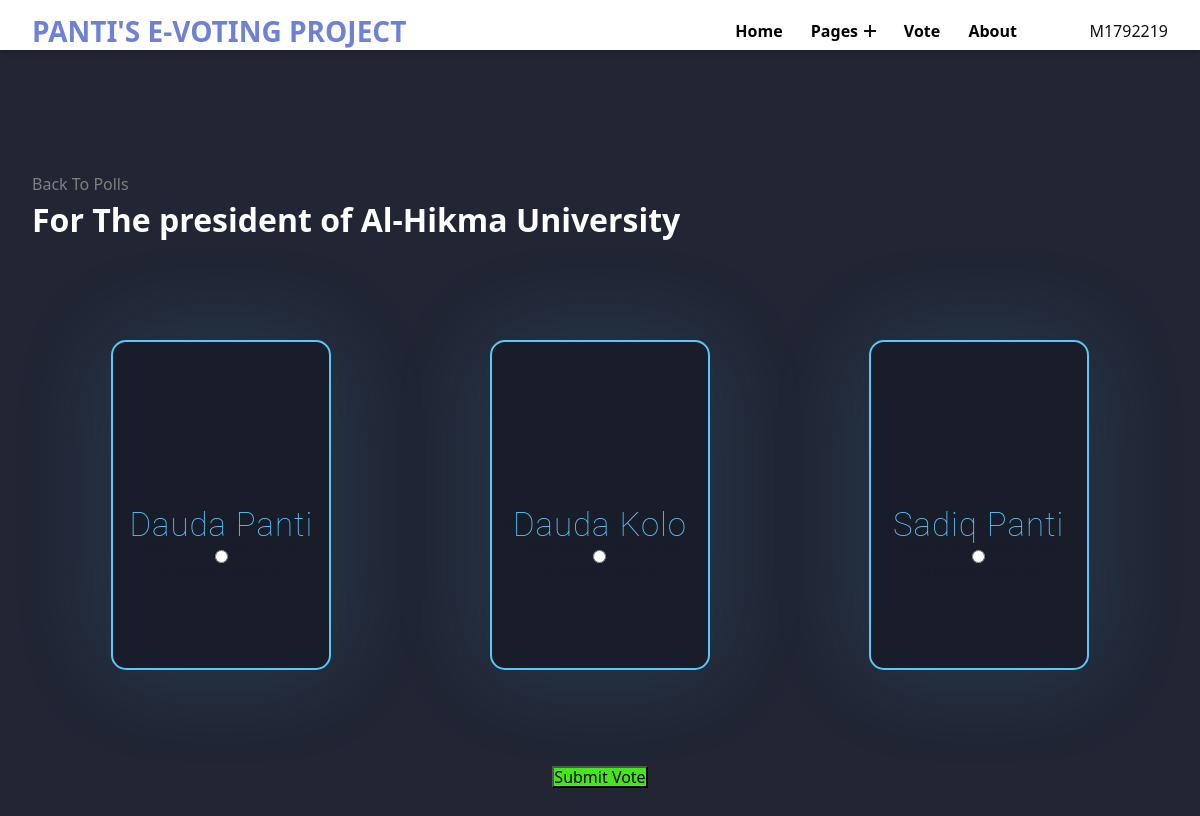
/polls/1/ (signed in), run on the app's committed database.
### build/models.py (models this page shows, shortened)
class Question(models.Model):
    question_text = models.CharField(max_length = 200)
    pub_date = models.DateTimeField('date published')

class Choice(models.Model):
    question = models.ForeignKey(Question, on_delete = models.CASCADE)
    choice_text = models.CharField(max_length = 200)
    votes = models.IntegerField(default = 0)

### build/views.py (the view)
# urls.py: path('<int:question_id>/', views.detail, name ='detail'),
@login_required(login_url='/polls/login')
def detail(request, question_id):
	Current_user.objects.get_or_create(user = request.user, id=request.user.id)
	if question_id == 1:
		check_voting_status = Current_user.objects.get(user = request.user, id=request.user.id).voted_position_2
	elif question_id == 2:
		check_voting_status = Current_user.objects.get(user = request.user, id=request.user.id).voted_position_2
	elif question_id == 3:
		check_voting_status = Current_user.objects.get(user = request.user, id=request.user.id).voted_position_3
	elif question_id == 4:
		check_voting_status = Current_user.objects.get(user = request.user, id=request.user.id).voted_position_4
	elif question_id == 5:
		check_voting_status = Current_user.objects.get(user = request.user, id=request.user.id).voted_position_5
	elif question_id == 6:
		check_voting_status = Current_user.objects.get(user = request.user, id=request.user.id).voted_position_6
	elif question_id == 7:
		check_voting_status = Current_user.objects.get(user = request.user, id=request.user.id).voted_position_7
	else: messages.info(request, "INFO: NO SUCH POSITION")
	if check_voting_status == True:
		messages.info(request, "INFO: You Have Already Casted A Vote For That Position!")
		return redirect('/polls')
	try:
		question = Question.objects.get(pk = question_id)
		print("IDDDDD", question_id)
	except Question.DoesNotExist:
		raise Http404("Question does not exist")
	else:
		print(str(request.method))
	return render(request, 'polls/detail.html', {'question': question, 'id': question_id})

### build/templates/polls/detail.html (shortened to what this page needs)
{% extends 'base.html' %} {% block content %}
<!DOCTYPE html>
<html lang="en">
  <head>
  </head>
  <body>
    <a class="btn btn-secondary btn-sm mb-3" href="{% url 'polls:index' %}" style="color: gray;"
      >Back To Polls</a
    >
    <h1 class="text-center mb-3" style="color: white;">{{ question.question_text }}</h1>
    <form action="{% url 'polls:confirmation' question.id %}" method="POST">
		<div class="row-needed">
      {% csrf_token %} {% for choice in question.choice_set.all %}
      <div class="main">
        <div class="card">
          <div class="text1">
            <label for="choice{{ forloop.counter }}"
              >{{ choice.choice_text }}</label
            >
            <br />
            <input
              type="radio"
              name="choice"
              class="form-check-input"
              id="choice{{ forloop.counter }}"
              value="{{ choice.id }}"
            />
          </div>
          <div class="hover">
            <div class="text2-{{forloop.counter}}">
              <p style="color: #191c29;">  believe that a woman can lead this school to its greatest heights </p>
            </div>
          </div>
        </div>
      </div>
      {% endfor %}
	</div>
	<center>     <input
        type="submit"
        value="Submit Vote"
        class="btn btn-success btn-lg btn-block mt-4"
		style="background-color: #47e61c;"
      /> </center>
    </form>
  </body>
</html>
{% endblock %}

### build/templates/partials/_navbar.html (shortened to what this page needs)
{% load static %}
<!DOCTYPE html>
<html lang="en">
   <head>
      <link rel="stylesheet" href="{% static '/navbarObj/reset.min.css' %}">
      <link rel="stylesheet" href="{% static '/navbarObj/style.min.css' %}">
      <link rel="stylesheet" href="{% static '/navbarObj/ionicon.min.css' %}">
   </head>
   <body style="margin-top: 80;">
      <header class="header"  style="height: 50px;  background-color: white; position: fixed;">
         <div class="container"  style="height: 50px;">
            <section class="wrapper"  style="height: 62px;">
               <h1><a href="{% url 'polls:index' %}" style="color: rgba(50, 79, 196, 0.713);" class="brand">Panti's E-voting Project</a></h1>
               <nav class="navbar">
                  <ul class="menu">
                     <li class="menu-item"><a href="/" style="color: black;">Home</a></li>
                     <li class="menu-item menu-item-has-children">
                        <a href="#" data-toggle="sub-menu" style="color: black;">Pages<i class="expand"></i></a>
                     </li>
                     <li class="menu-item"><a href="{% url 'polls:index' %}" style="color: black;">Vote</a></li>
                     <li class="menu-item"><a href="{% url 'polls:about' %}" style="color: black;">About</a></li>
                     {% if user.is_authenticated %}
                        {{user.username}}
                     {% else %}
                     <li class="menu-item"><a href="{% url 'polls:index' %}"><input type="submit" value="Log in" class="navLogin" id="navLogin"></a></li>
                     {% endif %}
                  </ul>
               </nav>
            </section>
         </div>
      </header>
   </body>
</html>

### build/templates/polls/detail.html (style rules this page uses)
body { display: flex; justify-content: center; align-items: center; flex-wrap: nowrap; min-height:100vh; background: #212534 }
.row-needed { display: flex; flex-direction: row; justify-content: space-around; }
.main { position: relative; display: flex; justify-content: center; align-items: center; flex-direction: row; }
.card { position: relative; display:flex; height:330px; width: 220px; background-color: #191c29; border-radius: 15px; justify-content: center; align-items: center; flex-wrap: nowrap; flex-direction:column; text-align:center; border:2px solid rgb(88 199 250); overflow:hidden; transition:.6s; box-shadow:0px 0px 100px rgba(88,199,250,.15); }
.text1 { position:relative; font-size:33px; font-family:roboto; color: rgb(88 199 250); font-weight:100; letter-spacing:1px; transition:.7s; transform:translateY(110px); }

### data on the page
Question: question_text "For The president of Al-Hikma University"
Choice: choice_text "Dauda Panti"
Choice: choice_text "Dauda Kolo"
Choice: choice_text "Sadiq Panti"

### other printed values
{{ user.username }} "M1792219"
